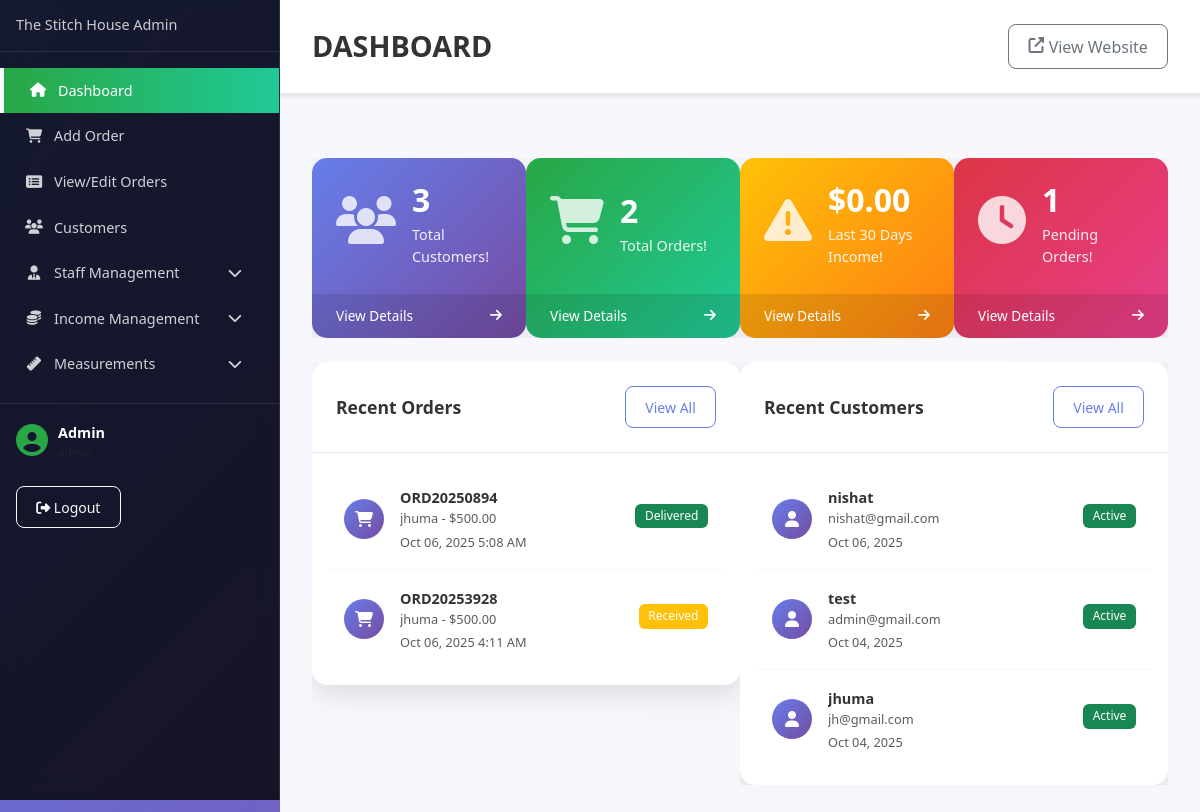
Page /admin/dashboard.php (signed in) on the committed database.
### tables this page shows
CREATE TABLE `users` (
  `id` bigint(20) UNSIGNED NOT NULL,
  `name` varchar(255) NOT NULL,
  `email` varchar(255) NOT NULL,
  `username` varchar(255) NOT NULL,
  `email_verified_at` timestamp NULL DEFAULT NULL,
  `password` varchar(255) NOT NULL,
  `avatar` varchar(255) DEFAULT NULL,
  `phone` varchar(20) DEFAULT NULL,
  `role` enum('admin','manager','staff','customer') DEFAULT 'customer',
  `status` enum('active','inactive') DEFAULT 'active',
  `remember_token` varchar(100) DEFAULT NULL,
  `created_at` timestamp NULL DEFAULT NULL,
  `updated_at` timestamp NULL DEFAULT NULL
);

CREATE TABLE `order` (
  `id` bigint(20) UNSIGNED NOT NULL,
  `customer_id` bigint(20) UNSIGNED NOT NULL,
  `order_number` varchar(100) UNIQUE NOT NULL,
  `title` varchar(255) NOT NULL,
  `description` text DEFAULT NULL,
  `cloth_type` varchar(255) NOT NULL,
  `fabric_details` text DEFAULT NULL,
  `received_date` date NOT NULL,
  `promised_date` date NOT NULL,
  `delivery_date` date DEFAULT NULL,
  `received_by` bigint(20) UNSIGNED DEFAULT NULL,
  `assigned_to` bigint(20) UNSIGNED DEFAULT NULL,
  `amount_charged` decimal(10,2) NOT NULL,
  `amount_paid` decimal(10,2) DEFAULT 0.00,
  `balance_amount` decimal(10,2) GENERATED ALWAYS AS (`amount_charged` - `amount_paid`) STORED,
  `payment_status` enum('pending','partial','paid') DEFAULT 'pending',
  `order_status` enum('received','in_progress','ready','delivered','cancelled') DEFAULT 'received',
  `priority` enum('low','normal','high','urgent') DEFAULT 'normal',
  `special_instructions` text DEFAULT NULL,
  `deleted_at` timestamp NULL DEFAULT NULL,
  `created_at` timestamp NULL DEFAULT NULL,
  `updated_at` timestamp NULL DEFAULT NULL
);

CREATE TABLE `customer` (
  `id` bigint(20) UNSIGNED NOT NULL,
  `user_id` bigint(20) UNSIGNED DEFAULT NULL,
  `fullname` varchar(255) NOT NULL,
  `address` text DEFAULT NULL,
  `phone` varchar(255) NOT NULL,
  `city` varchar(255) DEFAULT NULL,
  `email` varchar(255) DEFAULT NULL,
  `comment` text DEFAULT NULL,
  `gender` enum('Male','Female','Other') NOT NULL,
  `date_of_birth` date DEFAULT NULL,
  `emergency_contact` varchar(255) DEFAULT NULL,
  `customer_code` varchar(50) UNIQUE DEFAULT NULL,
  `status` enum('active','inactive') DEFAULT 'active',
  `created_at` timestamp NULL DEFAULT NULL,
  `updated_at` timestamp NULL DEFAULT NULL
);

### admin/dashboard.php (the view, shortened to what the rows shown need)
<?php
require_once 'includes/config.php';
$currentAdmin = getCurrentAdmin($mysqli);
?>
<!DOCTYPE html>
<html lang="en">
<head>
    <link href="https://cdn.jsdelivr.net/npm/bootstrap@5.3.0/dist/css/bootstrap.min.css" rel="stylesheet">
    <link href="https://cdnjs.cloudflare.com/ajax/libs/font-awesome/6.4.0/css/all.min.css" rel="stylesheet">
    <link href="assets/admin.css" rel="stylesheet">
</head>
<body class="admin-body">
    <div class="admin-wrapper">
        <?php include 'includes/sidebar.php'; ?>
        <main class="admin-main">
            <div class="admin-header">
                <div class="d-flex justify-content-between align-items-center">
                    <div class="d-flex align-items-center">
                        <h1 class="page-title">DASHBOARD</h1>
                    </div>
                </div>
            </div>
            <div class="admin-content">
                <div class="row mt-4">
                    <div class="col-md-6">
                        <div class="activity-card">
                            <div class="activity-body">
                                <?php
                                try {
                                    $result = $mysqli->query("
                                        SELECT o.*, c.fullname as customer_name
                                        FROM `order` o
                                        LEFT JOIN customer c ON o.customer_id = c.id
                                        WHERE o.deleted_at IS NULL
                                        ORDER BY o.created_at DESC
                                        LIMIT 5
                                    ");
                                    $recentOrders = [];
                                    if ($result) {
                                        while ($row = $result->fetch_assoc()) {
                                            $recentOrders[] = $row;
                                        }
                                    }
                                    if (empty($recentOrders)): ?>
                                        <p class="text-muted">No recent orders found.</p>
                                    <?php else: ?>
                                        <ul class="activity-list">
                                            <?php foreach ($recentOrders as $order):
                                                $statusClass = 'info';
                                                switch($order['order_status']) {
                                                    case 'received': $statusClass = 'warning'; break;
                                                    case 'delivered': $statusClass = 'success'; break;
                                                }
                                            ?>
                                                <li class="activity-item">
                                                    <div class="activity-icon">
                                                        <i class="fas fa-shopping-cart"></i>
                                                    </div>
                                                    <div class="activity-info">
                                                        <strong><?php echo htmlspecialchars($order['order_number']); ?></strong>
                                                        <small class="text-muted d-block">
                                                            <?php echo htmlspecialchars($order['customer_name'] ?? 'Unknown Customer'); ?> -
                                                            <?php echo formatCurrency($order['amount_charged']); ?>
                                                        </small>
                                                        <small class="text-muted">
                                                            <?php echo formatDate($order['created_at'], 'M d, Y g:i A'); ?>
                                                        </small>
                                                    </div>
                                                    <div class="activity-status">
                                                        <span class="badge bg-<?php echo $statusClass; ?>">
                                                            <?php echo ucfirst(str_replace('_', ' ', $order['order_status'])); ?>
                                                        </span>
                                                    </div>
                                                </li>
                                            <?php endforeach; ?>
                                        </ul>
                                    <?php endif;
                                } catch (Exception $e) {
                                    echo "<p class='text-danger'>Error loading recent orders: " . htmlspecialchars($e->getMessage()) . "</p>";
                                }
                                ?>
                            </div>
                        </div>
                    </div>
                    <div class="col-md-6">
                        <div class="activity-card">
                            <div class="activity-body">
                                <?php
                                try {
                                    $result = $mysqli->query("
                                        SELECT * FROM customer
                                        WHERE status = 'active'
                                        ORDER BY created_at DESC
                                        LIMIT 5
                                    ");
                                    $recentCustomers = [];
                                    if ($result) {
                                        while ($row = $result->fetch_assoc()) {
                                            $recentCustomers[] = $row;
                                        }
                                    }
                                    if (empty($recentCustomers)): ?>
                                        <p class="text-muted">No recent customers found.</p>
                                    <?php else: ?>
                                        <ul class="activity-list">
                                            <?php foreach ($recentCustomers as $customer): ?>
                                                <li class="activity-item">
                                                    <div class="activity-icon">
                                                        <i class="fas fa-user"></i>
                                                    </div>
                                                    <div class="activity-info">
                                                        <strong><?php echo htmlspecialchars($customer['fullname']); ?></strong>
                                                        <small class="text-muted d-block">
                                                            <?php echo htmlspecialchars($customer['email'] ?? 'No email'); ?>
                                                        </small>
                                                        <small class="text-muted">
                                                            <?php echo formatDate($customer['created_at'], 'M d, Y'); ?>
                                                        </small>
                                                    </div>
                                                    <div class="activity-status">
                                                        <span class="badge bg-success">Active</span>
                                                    </div>
                                                </li>
                                            <?php endforeach; ?>
                                        </ul>
                                    <?php endif;
                                } catch (Exception $e) {
                                    echo "<p class='text-danger'>Error loading recent customers: " . htmlspecialchars($e->getMessage()) . "</p>";
                                }
                                ?>
                            </div>
                        </div>
                    </div>
                </div>
            </div>
        </main>
    </div>
</body>
</html>

### admin/includes/sidebar.php (shortened to what the rows shown need)
<nav class="admin-sidebar">
    <div class="sidebar-footer">
        <div class="admin-info">
            <div class="admin-details">
                <strong><?php echo htmlspecialchars($currentAdmin['name'] ?? 'Admin'); ?></strong>
                <small class="text-muted d-block"><?php echo htmlspecialchars($currentAdmin['role'] ?? 'Administrator'); ?></small>
            </div>
        </div>
    </div>
</nav>

### rows in the picture
users: name "Admin"
order: order_number "ORD20250894", customer.fullname "jhuma", amount_charged "$500.00", created_at "Oct 06, 2025 5:08 AM", order_status "Delivered"
order: order_number "ORD20253928", customer.fullname "jhuma", amount_charged "$500.00", created_at "Oct 06, 2025 4:11 AM", order_status "Received"
customer: fullname "nishat", email "nishat@gmail.com", created_at "Oct 06, 2025"
customer: fullname "test", email "admin@gmail.com", created_at "Oct 04, 2025"
customer: fullname "jhuma", email "jh@gmail.com", created_at "Oct 04, 2025"

### other values in the picture
$dashboardStats['total_customers'] "3"
$dashboardStats['total_orders'] "2"
formatCurrency($dashboardStats['last_30_days_income']) "$0.00"
$dashboardStats['pending_orders'] "1"
